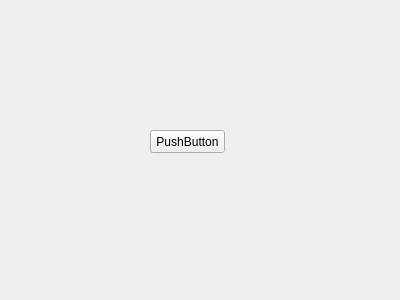
<?xml version="1.0" encoding="UTF-8"?>
<ui version="4.0">
 <class>Form</class>
 <widget class="QWidget" name="Form">
  <property name="geometry">
   <rect>
    <x>0</x>
    <y>0</y>
    <width>400</width>
    <height>300</height>
   </rect>
  </property>
  <property name="windowTitle">
   <string>Form</string>
  </property>
  <widget class="QPushButton" name="pushButton">
   <property name="geometry">
    <rect>
     <x>150</x>
     <y>130</y>
     <width>75</width>
     <height>23</height>
    </rect>
   </property>
   <property name="text">
    <string>PushButton</string>
   </property>
  </widget>
 </widget>
 <resources/>
 <connections/>
</ui>
